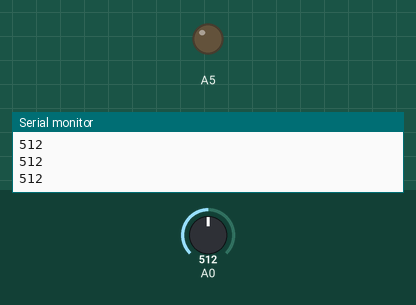
Bench run of a sketch on a simulated Arduino Uno, built with avr-gcc and run on an emulated ATmega328P. On the bench: output pins drawn as LEDs (lit = HIGH), the last lines printed to the serial monitor. The inputs (shaded band) are chosen by the test bench; at power-on: A0 = 512.

Above: at 1.2 s.
1.3 s: A0 set to 163
2.8 s: A0 set to 143
At 3.9 s:
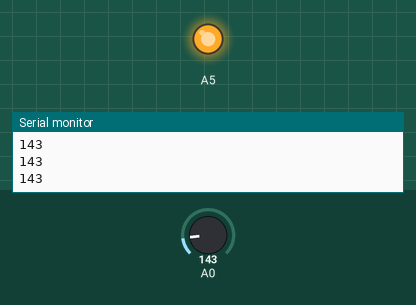
4.3 s: A0 set to 160
At 4.9 s:
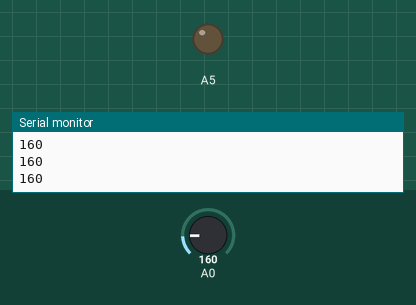
5.8 s: A0 set to 140
At 6.2 s:
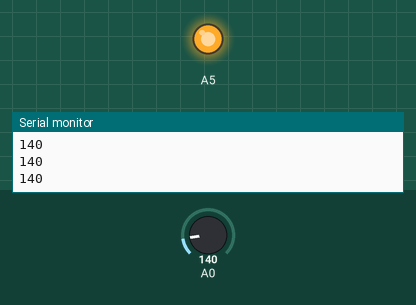
Timing chart, 0 to 8.3 s (numbered marks = the images above; inputs shaded):
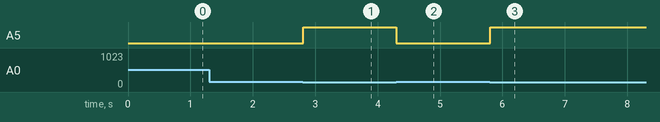

Measured:
- the behaviour switches between 151 and 150 on A0 (found by bisection; images 0 and 1)
- after the input at 2.8 s, A5: LOW → HIGH at once
- after the input at 4.3 s, A5: HIGH → LOW at once
- after the input at 5.8 s, A5: LOW → HIGH at once

The sketch:

LAB05.ino
```cpp
void setup() {
  // initialize serial communication at 9600 bits per second:
  Serial.begin(9600);
  pinMode(A5,OUTPUT);
}
// the loop routine runs over and over again forever:
void loop() {
  // read the input on analog pin 0:
  int sensorValue = analogRead(A0);
  if(sensorValue > 150)
      digitalWrite(A5,LOW);
  else
      digitalWrite(A5,HIGH);
  // print out the value you read:
  Serial.println(sensorValue);
  delay(1);        // delay in between reads for stability
}
```
